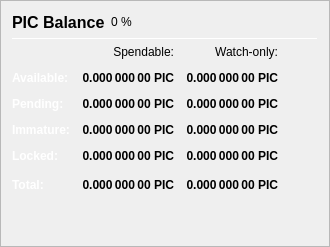
                   <widget class="QFrame" name="frame_Balances">
                    <property name="frameShape">
                     <enum>QFrame::StyledPanel</enum>
                    </property>
                    <property name="frameShadow">
                     <enum>QFrame::Raised</enum>
                    </property>
                    <layout class="QVBoxLayout" name="verticalLayout_4">
                     <item>
                      <layout class="QHBoxLayout" name="horizontalLayout_4">
                       <item>
                        <widget class="QLabel" name="label_5">
                         <property name="minimumSize">
                          <size>
                           <width>0</width>
                           <height>20</height>
                          </size>
                         </property>
                         <property name="font">
                          <font>
                           <pointsize>12</pointsize>
                           <weight>75</weight>
                           <bold>true</bold>
                          </font>
                         </property>
                         <property name="text">
                          <string>PIC Balance</string>
                         </property>
                        </widget>
                       </item>
                       <item>
                        <widget class="QLabel" name="labelPICPercent">
                         <property name="text">
                          <string notr="true">0 %</string>
                         </property>
                        </widget>
                       </item>
                       <item>
                        <spacer name="horizontalSpacer_3">
                         <property name="orientation">
                          <enum>Qt::Horizontal</enum>
                         </property>
                         <property name="sizeHint" stdset="0">
                          <size>
                           <width>40</width>
                           <height>20</height>
                          </size>
                         </property>
                        </spacer>
                       </item>
                      </layout>
                     </item>
                     <item>
                      <widget class="Line" name="line_Balance">
                       <property name="minimumSize">
                        <size>
                         <width>0</width>
                         <height>1</height>
                        </size>
                       </property>
                       <property name="maximumSize">
                        <size>
                         <width>16777215</width>
                         <height>1</height>
                        </size>
                       </property>
                       <property name="orientation">
                        <enum>Qt::Horizontal</enum>
                       </property>
                      </widget>
                     </item>
                     <item>
                      <layout class="QGridLayout" name="gridLayout">
                       <property name="spacing">
                        <number>12</number>
                       </property>
                       <item row="0" column="1">
                        <widget class="QLabel" name="labelSpendable">
                         <property name="text">
                          <string>Spendable:</string>
                         </property>
                         <property name="alignment">
                          <set>Qt::AlignRight|Qt::AlignTrailing|Qt::AlignVCenter</set>
                         </property>
                        </widget>
                       </item>
                       <item row="0" column="2">
                        <widget class="QLabel" name="labelWatchonly">
                         <property name="text">
                          <string>Watch-only:</string>
                         </property>
                         <property name="alignment">
                          <set>Qt::AlignRight|Qt::AlignTrailing|Qt::AlignVCenter</set>
                         </property>
                        </widget>
                       </item>
                       <item row="1" column="0">
                        <widget class="QLabel" name="labelBalanceText">
                         <property name="text">
                          <string>&lt;html&gt;&lt;head/&gt;&lt;body&gt;&lt;p&gt;&lt;span style=&quot; font-weight:600; color:#ffffff;&quot;&gt;Available:&lt;/span&gt;&lt;/p&gt;&lt;/body&gt;&lt;/html&gt;</string>
                         </property>
                        </widget>
                       </item>
                       <item row="1" column="1">
                        <widget class="QLabel" name="labelBalance">
                         <property name="font">
                          <font>
                           <weight>75</weight>
                           <bold>true</bold>
                          </font>
                         </property>
                         <property name="cursor">
                          <cursorShape>IBeamCursor</cursorShape>
                         </property>
                         <property name="toolTip">
                          <string>Your current spendable balance</string>
                         </property>
                         <property name="text">
                          <string notr="true">0.000 000 00 PIC</string>
                         </property>
                         <property name="alignment">
                          <set>Qt::AlignRight|Qt::AlignTrailing|Qt::AlignVCenter</set>
                         </property>
                         <property name="textInteractionFlags">
                          <set>Qt::LinksAccessibleByMouse|Qt::TextSelectableByKeyboard|Qt::TextSelectableByMouse</set>
                         </property>
                        </widget>
                       </item>
                       <item row="1" column="2">
                        <widget class="QLabel" name="labelWatchAvailable">
                         <property name="font">
                          <font>
                           <weight>75</weight>
                           <bold>true</bold>
                          </font>
                         </property>
                         <property name="cursor">
                          <cursorShape>IBeamCursor</cursorShape>
                         </property>
                         <property name="toolTip">
                          <string>Your current balance in watch-only addresses</string>
                         </property>
                         <property name="text">
                          <string notr="true">0.000 000 00 PIC</string>
                         </property>
                         <property name="alignment">
                          <set>Qt::AlignRight|Qt::AlignTrailing|Qt::AlignVCenter</set>
                         </property>
                         <property name="textInteractionFlags">
                          <set>Qt::LinksAccessibleByMouse|Qt::TextSelectableByKeyboard|Qt::TextSelectableByMouse</set>
                         </property>
                        </widget>
                       </item>
                       <item row="2" column="0">
                        <widget class="QLabel" name="labelPendingText">
                         <property name="text">
                          <string>&lt;html&gt;&lt;head/&gt;&lt;body&gt;&lt;p&gt;&lt;span style=&quot; font-weight:600; color:#ffffff;&quot;&gt;Pending:&lt;/span&gt;&lt;/p&gt;&lt;/body&gt;&lt;/html&gt;</string>
                         </property>
                        </widget>
                       </item>
                       <item row="2" column="1">
                        <widget class="QLabel" name="labelUnconfirmed">
                         <property name="font">
                          <font>
                           <weight>75</weight>
                           <bold>true</bold>
                          </font>
                         </property>
                         <property name="cursor">
                          <cursorShape>IBeamCursor</cursorShape>
                         </property>
                         <property name="toolTip">
                          <string>Total of transactions that have yet to be confirmed, and do not yet count toward the spendable balance</string>
                         </property>
                         <property name="text">
                          <string notr="true">0.000 000 00 PIC</string>
                         </property>
                         <property name="alignment">
                          <set>Qt::AlignRight|Qt::AlignTrailing|Qt::AlignVCenter</set>
                         </property>
                         <property name="textInteractionFlags">
                          <set>Qt::LinksAccessibleByMouse|Qt::TextSelectableByKeyboard|Qt::TextSelectableByMouse</set>
                         </property>
                        </widget>
                       </item>
                       <item row="2" column="2">
                        <widget class="QLabel" name="labelWatchPending">
                         <property name="font">
                          <font>
                           <weight>75</weight>
                           <bold>true</bold>
                          </font>
                         </property>
                         <property name="cursor">
                          <cursorShape>IBeamCursor</cursorShape>
                         </property>
                         <property name="toolTip">
                          <string>Unconfirmed transactions to watch-only addresses</string>
                         </property>
                         <property name="text">
                          <string notr="true">0.000 000 00 PIC</string>
                         </property>
                         <property name="alignment">
                          <set>Qt::AlignRight|Qt::AlignTrailing|Qt::AlignVCenter</set>
                         </property>
                         <property name="textInteractionFlags">
                          <set>Qt::LinksAccessibleByMouse|Qt::TextSelectableByKeyboard|Qt::TextSelectableByMouse</set>
                         </property>
                        </widget>
                       </item>
                       <item row="3" column="0">
                        <widget class="QLabel" name="labelImmatureText">
                         <property name="text">
                          <string>&lt;html&gt;&lt;head/&gt;&lt;body&gt;&lt;p&gt;&lt;span style=&quot; font-weight:600; color:#ffffff;&quot;&gt;Immature:&lt;/span&gt;&lt;/p&gt;&lt;/body&gt;&lt;/html&gt;</string>
                         </property>
                        </widget>
                       </item>
                       <item row="3" column="1">
                        <widget class="QLabel" name="labelImmature">
                         <property name="font">
                          <font>
                           <weight>75</weight>
                           <bold>true</bold>
                          </font>
                         </property>
                         <property name="cursor">
                          <cursorShape>IBeamCursor</cursorShape>
                         </property>
                         <property name="toolTip">
                          <string>Staked or masternode rewards that has not yet matured</string>
                         </property>
                         <property name="text">
                          <string notr="true">0.000 000 00 PIC</string>
                         </property>
                         <property name="alignment">
                          <set>Qt::AlignRight|Qt::AlignTrailing|Qt::AlignVCenter</set>
                         </property>
                         <property name="textInteractionFlags">
                          <set>Qt::LinksAccessibleByMouse|Qt::TextSelectableByKeyboard|Qt::TextSelectableByMouse</set>
                         </property>
                        </widget>
                       </item>
                       <item row="3" column="2">
                        <widget class="QLabel" name="labelWatchImmature">
                         <property name="font">
                          <font>
                           <weight>75</weight>
                           <bold>true</bold>
                          </font>
                         </property>
                         <property name="cursor">
                          <cursorShape>IBeamCursor</cursorShape>
                         </property>
                         <property name="toolTip">
                          <string>Staked or masternode rewards in watch-only addresses that has not yet matured</string>
                         </property>
                         <property name="text">
                          <string notr="true">0.000 000 00 PIC</string>
                         </property>
                         <property name="alignment">
                          <set>Qt::AlignRight|Qt::AlignTrailing|Qt::AlignVCenter</set>
                         </property>
                         <property name="textInteractionFlags">
                          <set>Qt::LinksAccessibleByMouse|Qt::TextSelectableByKeyboard|Qt::TextSelectableByMouse</set>
                         </property>
                        </widget>
                       </item>
                       <item row="4" column="0">
                        <widget class="QLabel" name="labelLockedBalanceText">
                         <property name="toolTip">
                          <string>Locked PIC or Masternode collaterals. These are excluded from zpic minting.</string>
                         </property>
                         <property name="text">
                          <string>&lt;html&gt;&lt;head/&gt;&lt;body&gt;&lt;p&gt;&lt;span style=&quot; font-weight:600; color:#ffffff;&quot;&gt;Locked:&lt;/span&gt;&lt;/p&gt;&lt;/body&gt;&lt;/html&gt;</string>
                         </property>
                        </widget>
                       </item>
                       <item row="4" column="1">
                        <widget class="QLabel" name="labelLockedBalance">
                         <property name="font">
                          <font>
                           <weight>75</weight>
                           <bold>true</bold>
                          </font>
                         </property>
                         <property name="cursor">
                          <cursorShape>IBeamCursor</cursorShape>
                         </property>
                         <property name="toolTip">
                          <string>Locked PIC or Masternode collaterals. These are excluded from zpic minting.</string>
                         </property>
                         <property name="text">
                          <string notr="true">0.000 000 00 PIC</string>
                         </property>
                         <property name="alignment">
                          <set>Qt::AlignRight|Qt::AlignTrailing|Qt::AlignVCenter</set>
                         </property>
                         <property name="textInteractionFlags">
                          <set>Qt::LinksAccessibleByMouse|Qt::TextSelectableByKeyboard|Qt::TextSelectableByMouse</set>
                         </property>
                        </widget>
                       </item>
                       <item row="4" column="2">
                        <widget class="QLabel" name="labelWatchLocked">
                         <property name="font">
                          <font>
                           <weight>75</weight>
                           <bold>true</bold>
                          </font>
                         </property>
                         <property name="cursor">
                          <cursorShape>IBeamCursor</cursorShape>
                         </property>
                         <property name="toolTip">
                          <string>Current locked balance in watch-only addresses</string>
                         </property>
                         <property name="text">
                          <string notr="true">0.000 000 00 PIC</string>
                         </property>
                         <property name="alignment">
                          <set>Qt::AlignRight|Qt::AlignTrailing|Qt::AlignVCenter</set>
                         </property>
                         <property name="textInteractionFlags">
                          <set>Qt::LinksAccessibleByMouse|Qt::TextSelectableByKeyboard|Qt::TextSelectableByMouse</set>
                         </property>
                        </widget>
                       </item>
                       <item row="5" column="0">
                        <widget class="QLabel" name="labelTotalText">
                         <property name="toolTip">
                          <string>Your current Pictureex balance, unconfirmed and immature transactions included</string>
                         </property>
                         <property name="text">
                          <string>&lt;html&gt;&lt;head/&gt;&lt;body&gt;&lt;p&gt;&lt;span style=&quot; font-weight:600; color:#ffffff;&quot;&gt;Total:&lt;/span&gt;&lt;/p&gt;&lt;/body&gt;&lt;/html&gt;</string>
                         </property>
                        </widget>
                       </item>
                       <item row="5" column="1">
                        <widget class="QLabel" name="labelTotal">
                         <property name="font">
                          <font>
                           <weight>75</weight>
                           <bold>true</bold>
                          </font>
                         </property>
                         <property name="cursor">
                          <cursorShape>IBeamCursor</cursorShape>
                         </property>
                         <property name="toolTip">
                          <string>Your current pictureex balance, unconfirmed and immature transactions included</string>
                         </property>
                         <property name="text">
                          <string notr="true">0.000 000 00 PIC</string>
                         </property>
                         <property name="alignment">
                          <set>Qt::AlignRight|Qt::AlignTrailing|Qt::AlignVCenter</set>
                         </property>
                         <property name="textInteractionFlags">
                          <set>Qt::LinksAccessibleByMouse|Qt::TextSelectableByKeyboard|Qt::TextSelectableByMouse</set>
                         </property>
                        </widget>
                       </item>
                       <item row="5" column="2">
                        <widget class="QLabel" name="labelWatchTotal">
                         <property name="font">
                          <font>
                           <weight>75</weight>
                           <bold>true</bold>
                          </font>
                         </property>
                         <property name="cursor">
                          <cursorShape>IBeamCursor</cursorShape>
                         </property>
                         <property name="toolTip">
                          <string>Current total balance in watch-only addresses</string>
                         </property>
                         <property name="text">
                          <string notr="true">0.000 000 00 PIC</string>
                         </property>
                         <property name="alignment">
                          <set>Qt::AlignRight|Qt::AlignTrailing|Qt::AlignVCenter</set>
                         </property>
                         <property name="textInteractionFlags">
                          <set>Qt::LinksAccessibleByMouse|Qt::TextSelectableByKeyboard|Qt::TextSelectableByMouse</set>
                         </property>
                        </widget>
                       </item>
                       <item row="5" column="3">
                        <spacer name="horizontalSpacer_9">
                         <property name="orientation">
                          <enum>Qt::Horizontal</enum>
                         </property>
                         <property name="sizeHint" stdset="0">
                          <size>
                           <width>40</width>
                           <height>20</height>
                          </size>
                         </property>
                        </spacer>
                       </item>
                      </layout>
                     </item>
                     <item>
                      <spacer name="verticalSpacer_3">
                       <property name="orientation">
                        <enum>Qt::Vertical</enum>
                       </property>
                       <property name="sizeHint" stdset="0">
                        <size>
                         <width>20</width>
                         <height>40</height>
                        </size>
                       </property>
                      </spacer>
                     </item>
                    </layout>
                   </widget>
